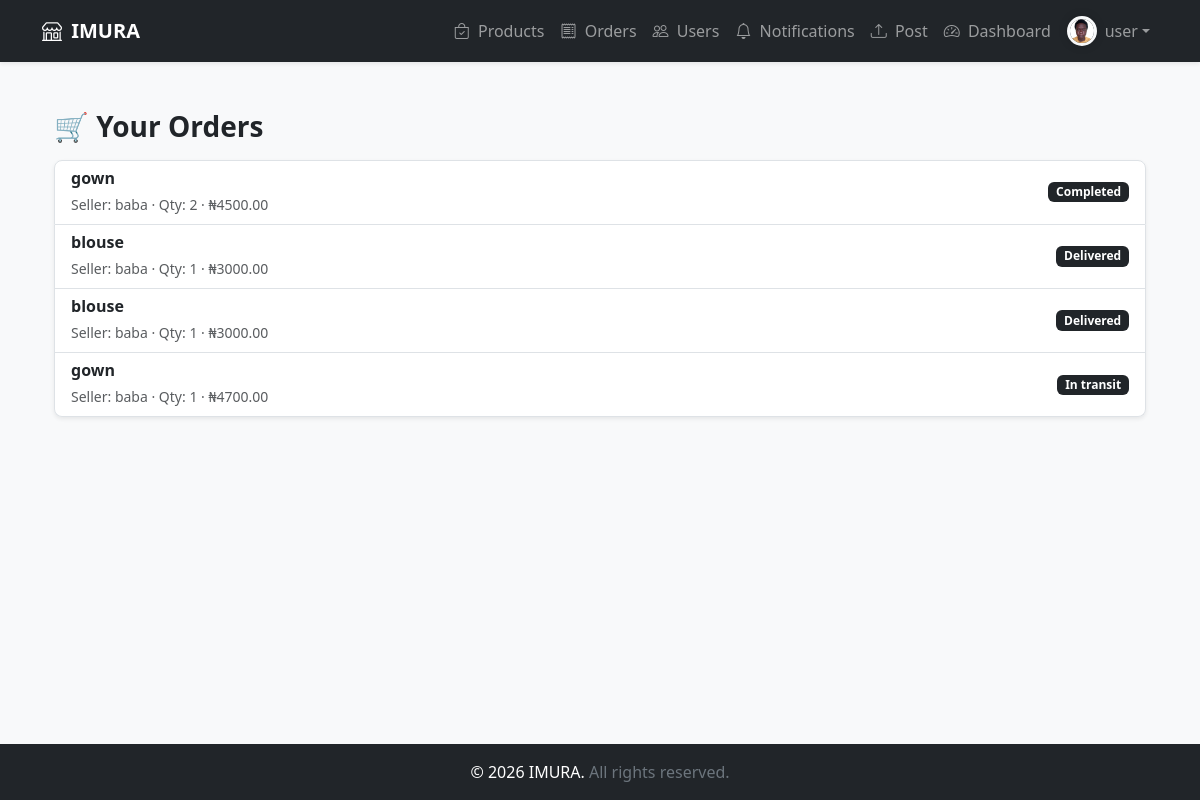
The app's page /orders/buyer/ (signed in) with its own data.
### apps/accounts/models.py (models this page shows, shortened)
class Profile(models.Model):
    user = models.OneToOneField(
        User,
        on_delete=models.CASCADE,
        related_name="profile"
    )
    avatar = models.ImageField(
        upload_to="avatars/",
        blank=True,
        null=True
    )
    bio = models.TextField(blank=True)
    phone = models.CharField(max_length=20, blank=True)
    location = models.CharField(max_length=255, blank=True)
    whatsapp = models.CharField(
        max_length=20,
        blank=True,
        help_text="WhatsApp number e.g +2348012345678"
    )
    instagram = models.URLField(blank=True)
    facebook = models.URLField(blank=True)
    twitter = models.URLField(blank=True)
    tiktok = models.URLField(blank=True)
    created_at = models.DateTimeField(auto_now_add=True)

### apps/orders/models.py (models this page shows, shortened)
class Order(models.Model):
    buyer = models.ForeignKey(
        User, on_delete=models.CASCADE, related_name="orders_made"
    )
    seller = models.ForeignKey(
        User, on_delete=models.CASCADE, related_name="orders_received"
    )
    product = models.ForeignKey(
        Product, on_delete=models.CASCADE, related_name="orders"
    )
    product_title = models.CharField(max_length=255)
    product_image = models.URLField(blank=True, null=True)
    description = models.TextField(blank=True)
    quantity = models.PositiveIntegerField(default=1)
    price_at_order = models.DecimalField(max_digits=12, decimal_places=2)
    suggested_price = models.DecimalField(
        max_digits=12, decimal_places=2, null=True, blank=True
    )
    buyer_state = models.CharField(max_length=100, blank=True, null=True)
    buyer_lga = models.CharField(max_length=100, blank=True, null=True)
    buyer_address = models.TextField(blank=True, null=True)
    transport_cost = models.DecimalField(
        max_digits=10, decimal_places=2, null=True, blank=True
    )
    days_to_deliver = models.PositiveIntegerField(null=True, blank=True)
    collection_point = models.CharField(
        max_length=255,
        blank=True,
        null=True,
        help_text="Where buyer will collect the goods"
    )
    buyer_notes = models.TextField(blank=True, null=True)
    seller_notes = models.TextField(blank=True, null=True)
    status = models.CharField(
        max_length=32, choices=ORDER_STATUS, default="pending"
    )
    is_paid = models.BooleanField(default=False)
    is_sent_to_seller = models.BooleanField(default=False)
    tracking_number = models.CharField(max_length=255, blank=True, null=True)
    created_at = models.DateTimeField(auto_now_add=True)
    updated_at = models.DateTimeField(auto_now=True)
    payment_reference = models.CharField(
        max_length=100,
        blank=True,
        null=True,
        unique=True
    )
    payment_verified = models.BooleanField(default=False)
    paid_at = models.DateTimeField(blank=True, null=True)
    created_at = models.DateTimeField(auto_now_add=True)
    updated_at = models.DateTimeField(auto_now=True)
    payout_released = models.BooleanField(default=False)
    payout_released_at = models.DateTimeField(null=True, blank=True)
    extra_days_requested = models.PositiveIntegerField(default=0)
    dispatched_at = models.DateTimeField(null=True, blank=True)
    delivery_note = models.TextField(blank=True, null=True)
    delivery_contact = models.CharField(max_length=100, blank=True, null=True)
    delivery_deadline = models.DateTimeField(null=True, blank=True)
    seller_bank_name = models.CharField(max_length=100, blank=True, null=True)
    seller_account_name = models.CharField(max_length=100, blank=True, null=True)
    seller_account_number = models.CharField(max_length=20, blank=True, null=True)
    payout_receipt = models.FileField(
        upload_to="receipts/",
        blank=True,
        null=True
    )
    payment_verified_by_admin = models.BooleanField(default=False)
    payment_verified_at = models.DateTimeField(null=True, blank=True)
    seller_confirmed_payout = models.BooleanField(default=False)
    seller_payout_confirmed_at = models.DateTimeField(blank=True, null=True)
    extension_requested_days = models.PositiveIntegerField(default=0)
    extension_requested_at = models.DateTimeField(null=True, blank=True)
    extension_status = models.CharField(
        max_length=20,
        choices=[
            ("none", "None"),
            ("pending", "Pending"),
            ("approved", "Approved"),
            ("rejected", "Rejected"),
        ],
        default="none"
    )

### apps/orders/views.py (the view)
# urls.py: path("buyer/", views.buyer_orders_list, name="buyer_list"),
@login_required
def buyer_orders_list(request):
    qs = Order.objects.filter(buyer=request.user).order_by("-created_at")
    return render(request, "orders/buyer_list.html", {"orders": qs})

### apps/orders/templates/orders/buyer_list.html (shortened to what this page needs)
{% extends "products/base.html" %}
{% block content %}
<div class="container mt-4">
  <h3 class="fw-bold mb-3">🛒 Your Orders</h3>
  {% if orders %}
    <div class="list-group shadow-sm rounded-3">
      {% for order in orders %}
      <div class="list-group-item d-flex justify-content-between align-items-center">
        <a href="{% url 'orders:detail' order.pk %}"
           class="text-decoration-none text-dark flex-grow-1 me-3">
          <h6 class="mb-1 fw-semibold">{{ order.product_title }}</h6>
          <small class="text-muted">
            Seller: {{ order.seller.username }} ·
            Qty: {{ order.quantity }} ·
            ₦{{ order.price_at_order }}
          </small>
        </a>
        <div class="d-flex align-items-center gap-2">
          <span class="badge
            {% if order.status == 'pending' %} bg-secondary
            {% elif order.status == 'evaluating' %} bg-warning text-dark
            {% elif order.status == 'completed_by_seller' %} bg-info
            {% elif order.status == 'satisfactory' %} bg-primary
            {% elif order.status == 'paid' %} bg-success
            {% elif order.status == 'cancelled' %} bg-danger
            {% else %} bg-dark {% endif %}
          ">
            {{ order.get_status_display }}
          </span>
        </div>
      </div>
      {% endfor %}
    </div>
  {% else %}
    <div class="alert alert-light border text-center">
      <p class="mb-0 text-muted">You have not placed any orders yet.</p>
    </div>
  {% endif %}
</div>
{% endblock %}

### apps/products/templates/products/base.html (shortened to what this page needs)
<!DOCTYPE html>
<html lang="en">
<head>
  <link href="https://cdn.jsdelivr.net/npm/bootstrap@5.3.2/dist/css/bootstrap.min.css" rel="stylesheet">
  <link rel="stylesheet" href="https://cdn.jsdelivr.net/npm/bootstrap-icons@1.11.1/font/bootstrap-icons.css">
  {% load static %}
  <link rel="stylesheet" href="{% static 'css/style.css' %}">
  <link rel="stylesheet" href="https://cdn.jsdelivr.net/npm/bootstrap-icons@1.11.3/font/bootstrap-icons.css">
</head>
<body class="d-flex flex-column min-vh-100 bg-light">
  <nav class="navbar navbar-expand-lg navbar-dark bg-dark shadow-sm">
    <div class="container">
      <a class="navbar-brand fw-bold" href="{% url 'products:product_list' %}">
        <i class="bi bi-shop me-1"></i> IMURA
      </a>
      <div class="collapse navbar-collapse" id="navbarNav">
        <ul class="navbar-nav ms-auto align-items-lg-center">
          <li class="nav-item">
            <a class="nav-link" href="{% url 'products:product_list' %}">
              <i class="bi bi-bag-check me-1"></i> Products
            </a>
          </li>
          <li class="nav-item">
            <a class="nav-link" href="{% url 'orders:list' %}">
              <i class="bi bi-receipt me-1"></i> Orders
            </a>
          </li>
          <li class="nav-item">
            <a class="nav-link" href="{% url 'accounts:user_list' %}">
              <i class="bi bi-people me-1"></i> Users
            </a>
          </li>
          <li class="nav-item">
            <a class="nav-link" href="{% url 'notifications:list' %}">
              <i class="bi bi-bell me-1"></i> Notifications
            </a>
          </li>
          <li class="nav-item">
            <a class="nav-link" href="{% url 'products:product_post' %}">
              <i class="bi bi-upload me-1"></i> Post
            </a>
          </li>
          {% if user.is_authenticated %}
            <li class="nav-item">
              <a class="nav-link" href="{% url 'core:dashboard' %}">
                <i class="bi bi-speedometer2 me-1"></i> Dashboard
              </a>
            </li>
            <li class="nav-item dropdown">
              <a class="nav-link dropdown-toggle d-flex align-items-center" href="#" role="button" data-bs-toggle="dropdown">
                {% if user.profile.avatar %}
                  <img src="{{ user.profile.avatar.url }}" class="rounded-circle me-2" width="30" height="30" alt="{{ user.username }}">
                {% else %}
                  <i class="bi bi-person-circle me-2"></i>
                {% endif %}
                {{ user.username }}
              </a>
            </li>
          {% endif %}
        </ul>
      </div>
    </div>
  </nav>
  <main class="container my-4 flex-grow-1">
    {% block content %}{% endblock %}
  </main>
  <footer class="bg-dark text-white text-center py-3 mt-auto">
    <p class="mb-0">
      &copy; {{ year|default:2026 }} IMURA.
      <span class="text-secondary">All rights reserved.</span>
    </p>
  </footer>
</body>
</html>

### apps/core/static/css/style.css (style rules this page uses)
body { font-family: 'Segoe UI', Tahoma, Geneva, Verdana, sans-serif; background-color: #808080; margin: 0; padding: 0; }
img.rounded-circle { object-fit: cover; border: 3px solid #f8f9fa; box-shadow: 0 0 10px rgba(0,0,0,0.15); }

### records on screen
Order: product_title "gown", seller.username "baba", quantity "2", price_at_order "4500.00", status "Completed"
Order: product_title "blouse", seller.username "baba", quantity "1", price_at_order "3000.00", status "Delivered"
Order: product_title "blouse", seller.username "baba", quantity "1", price_at_order "3000.00", status "Delivered"
Order: product_title "gown", seller.username "baba", quantity "1", price_at_order "4700.00", status "In transit"

### other values on screen
{{ user.username }} "user"
{{ year|default:2026 }} "2026"
